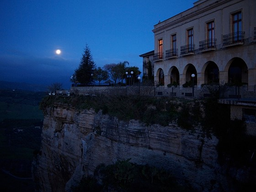
#> input picture LIME/test_images/1.bmp, 256 x 192 px, shrunk from 560 x 420 before the run
$ python main.py   (older library calls are emulated)
#> lines starting #> are read from the running program, lines starting #| are printed output that depends on the picture; long printed decimals are rounded
### LIME/Utils/iocontrol.py
import numpy as np
from skimage import io,img_as_float


def load(impath:str):
#> called with impath = 'test_images/1.bmp'
    init_image = img_as_float(io.imread(impath))
    return init_image

# [5 lines left out: function load_batch, not called in this run]

def save(savepath:str, img:np.ndarray):
    io.imsave(savepath, img)
    return 0

# [4 lines left out: function save_batch, not called in this run]

### LIME/Utils/initial_estimation.py
import numpy
import numpy as np


def get_init_map(init_image: np.ndarray):
    if init_image.shape[2] == 3:
        init_map = np.max(init_image,axis=2)
    else:
        jpg = init_image[:,:,:3]
        init_map = np.max(jpg,axis=2)
    return init_map

# [2 lines that do not run on import are left out]

### LIME/Utils/solvers.py
import numpy as np
import cv2
from LIME.Utils.gradient import gen_D, gen_D_truncated, get_grad_toeplitz, get_grad_toeplitz_transpose, get_magnitude, \
    gen_D_conv, get_grad_conv, gen_grad_kernel
from LIME.Utils.weight_gen import gen_spacial_affinity_kernel, gen_weight
from LIME.Utils.np_add_broadcast import padded_add
from numpy.linalg import norm
# linear algebra for sped_up solver
from scipy.sparse import diags, csr_matrix
from scipy.sparse.linalg import spsolve


class exact_solver():

    def __init__(self, map: np.ndarray, iterations: int = 100, mu0: float = 0.5, rho: float = 1.1, alpha: float = 0.03,
                 gamma: float = 0.8, *args, **kwargs):
        self.iter = iterations  # max iter
        self.map = map  # init map
        self.rho = rho
        self.alpha = alpha
        self.gamma = gamma

        self.m, self.n = self.map.shape
        self.converge = 0
        self.curr_iter = 0

        self.I = np.ones((self.m, self.n))
        self.G = np.zeros((2 * self.m, self.n))
        self.Z = np.zeros((2 * self.m, self.n))
        self.kernel = gen_spacial_affinity_kernel()
        self.W_v = gen_weight(map, 0, self.kernel)
        self.W_h = gen_weight(map, 1, self.kernel)

        self.mu = mu0

    def t_sub(self):
        print('running T sub programme')
        V = self.G - (self.Z / self.mu)

        # since in the paper the D_T*V operator is actually reshape(D_T*vec(V)),
        # and D_T can be written as [D_v_T, D_h_T], bear in mind that V contains both horizontal and vertical entries
        # thus the D_T*V can be written as [D_v_T, D_h_T] [v_v, v_h]_T = D_v_T*v_v + D_h_T*v_h. the following  code
        # is an implementation of this formula
        D_v_T = gen_D_conv(self.m, 0, trans=1)
        D_h_T = gen_D_conv(self.n, 1, trans=1)
        V_h = V[0:self.m, 0:self.n]
        V_v = V[self.m:2 * self.m, 0:self.n]
        mu_D_T_V = self.mu * (np.dot(V_h, D_h_T) + np.dot(D_v_T, V_v))
        # the FFT(D_d) is simply application of the rule: circular convolution in 2_D space is equivalent to multiplication in the frequency domain (2_D_DFT)
        # and since my multiplication with D is equivalent to using the convolve function with grad_kernels, the FFT part is simply translating the kernels
        # into the frequency domain with correct padding (correct dimensions)
        '''d_h = np.zeros((self.m, self.n))
        d_v = np.zeros((self.m, self.n))

        d_h[1, 1] = -1
        d_h[1, 0] = 1
        d_v[1, 1] = -1
        d_v[0, 1] = 1'''
        d_h = gen_grad_kernel(x=1)
        d_v = gen_grad_kernel(x=0)
        F_Dh = np.multiply(np.fft.fftshift(np.fft.fft2(d_h, (self.m, self.n))).conj(), np.fft.fftshift(np.fft.fft2(d_h, (self.m, self.n))))
        F_Dv = np.multiply(np.fft.fftshift(np.fft.fft2(d_v, (self.m, self.n))).conj(), np.fft.fftshift(np.fft.fft2(d_v, (self.m, self.n))))
        # calculate the numerator
        top = 2 * self.map + mu_D_T_V
        numerator = np.fft.fftshift(np.fft.fft2(top))
        # calculate the denominator

        denominator = 2 * self.I + self.mu * (F_Dh + F_Dv)
        # update T and calculate T_grad
        inside = np.divide(numerator, denominator)
        self.T = np.fft.ifft2(np.fft.ifftshift(inside))
        D_h = gen_D_conv(self.n, x=1)
        D_v = gen_D_conv(self.m, x=0)
        self.T_grad = np.vstack((np.dot(self.T, D_h), np.dot(D_v, self.T)))

    def shrinkage(self, threshold: np.ndarray, input: np.ndarray):
        return np.multiply(np.sign(input), np.maximum(np.absolute(input) - threshold, np.zeros_like(input)))

    def g_sub(self):
        print('G')
        threshold = (self.alpha * np.vstack((self.W_h, self.W_v))) / self.mu
        input = self.T_grad + (self.Z / self.mu)
        self.G = self.shrinkage(threshold=threshold, input=input)

    def z_sub(self):
        print('Z')
        self.Z = self.Z + self.mu * (self.T_grad - self.G)
        self.mu = self.mu * self.rho

    def step(self):
        print('Iterating: ' + str(self.curr_iter))
        self.curr_iter += 1
        self.t_sub()
        self.g_sub()
        self.z_sub()

        self.delta = norm(self.T_grad - self.G) / norm(self.map)
        print(self.delta)

    def iterate(self, k: int):
        for i in range(k):
            if self.curr_iter < self.iter and self.converge == 0:
                self.step()

    def gamma_correction(self, epsilon: float = 1e-3):
        self.map_refined_gamma = np.clip(self.T, epsilon, 1) ** self.gamma


class sped_up_solver():
    # [53 lines left out: functions __init__, get_five_points, get_refined_map, not called in this run]


# [3 lines that do not run on import are left out]

### LIME/Utils/weight_gen.py
import numpy as np
import cv2
from scipy.spatial import distance
from scipy.ndimage.filters import convolve
from LIME.Utils.gradient import get_grad_toeplitz

def gen_spacial_affinity_kernel(spatial_sigma: float =3, size: int = 15):

    kernel = np.zeros((size, size))
    for i in range(size):
        for j in range(size):
            kernel[i, j] = np.exp(-0.5 * (distance.euclidean((i, j), (size // 2, size // 2)) ** 2) / (spatial_sigma ** 2))

    return kernel

def gen_weight(map:np.ndarray, x:int, kernel:np.ndarray, strat:int = 3, epsilon:float = 1e-5):
    if strat == 0:
        print('strat 1')
        return np.ones_like(map)
    if strat == 1:
        print('strat 2')
        One = np.ones_like(map)
        grad_T = get_grad_toeplitz(map, int(x == 1))
        return np.divide(One, np.abs(grad_T) + epsilon)
    if strat == 3:
        # print('strat 3')
        grad_T = get_grad_toeplitz(map, int(x == 1))
        numerator = convolve(np.ones_like(map), kernel, mode='constant')
        denominator = np.abs(convolve(grad_T, kernel, mode='constant')) + epsilon
        return numerator / denominator

### LIME/Utils/gradient.py
import scipy.sparse
from scipy.linalg import toeplitz
import numpy as np
import cv2
from scipy.ndimage import convolve

#===========================================
'''List of Functions:
   get_grad_sobel(img: np.ndarray, x: int):
    return grad of img using sobel api from cv2

   gen_grad_kernel(x: int, transpose:int = 0):
    used to generate a standard 3x3 x or y direction gradient filter

   gen_doubly_blocked_toeplitz(kernel: np.ndarray, m: int, n: int):
    used to generate a doubly blocked toeplitz matrix for 2d conv operation

   get_grad_doubly_blocked_toeplitz(map: np.ndarray, x: int):
    used to generate gradient with the gen_toeplitz function

   gen_D(m):, gen_D_truncated(m):
    used to generate a toeplitz matrix for simplified gradient (may be incorrect)

   get_grad_toeplitz(map: np.ndarray, x: int), get_grad_toeplitz_transposed(map: np.ndarray, x: int):
    use matrices generated by gen_D to get gradient, faster than the doubly blocked toeplitz

   get_grad_conv(map: np.ndarray, x:int, trans:int, mode:str = 'wrap):
    use a simple convolution operation to get gradient, quite versatile, can choose padding from 'wrap', 'mirror', 'copy' etc.
   '''

# [19 lines left out: function gen_D_large, not called in this run]
#===============================================#
# easy mode with sobel api
def get_grad_sobel(img: np.ndarray, x: int):
    grad_img = cv2.Sobel(img, cv2.CV_64F, int(x == 1), int(x == 0), ksize=1)
    return grad_img

#==================================================================================================================#
# super hard mode with doubly blocked toeplitz (memory overflow warning lol) recommended with images around 100x100
# the gen_grad_kernel function can be used later by an intermediate method

# [133 lines left out: functions gen_grad_kernel, gen_doubly_blocked_toeplitz, get_grad_doubly_blocked_toeplitz, gen_D, gen_D_truncated, get_grad_toeplitz and 1 more, not called in this run]

#=========================================================
# random function for generating magnitudes, mostly unused
def get_magnitude(a: np.ndarray, b: np.ndarray):
    return np.sqrt(np.square(a) + np.square(b))

#================================================================
# relatively easy method using convolution, with circular padding
# [54 lines left out: functions get_grad_conv, gen_D_conv, not called in this run]
# [12 lines that do not run on import are left out]

### LIME/main.py
import numpy as np
import cv2
import os
import matplotlib.pyplot as plt
from Utils.iocontrol import load, save, load_batch, save_batch

from Utils.initial_estimation import get_init_map
from Utils.solvers import exact_solver, sped_up_solver
from Utils.gradient import gen_D_conv

from Utils.noise_reduction.bilateral_filter import bilateral_filter
from Utils.recompose import recomposer


# from Utils.solvers import exact_solver
def get_img_list(dir: str):
    img_lst = []
    for roots, dirs, files in os.walk(dir):
        for file in files:
            print(file)
            if file.split('.')[-1].lower() in ['jpg', 'png', 'bmp']:
                img_lst.append(os.path.join(roots, file))
    print('Loaded ' + str(len(img_lst)) + ' image(s)')
    return img_lst


def LIME(img: np.ndarray, quick: bool = False, denoise: bool = False, recompose: bool = False, default: bool = True,
         *args, **kwargs):
    init_map = get_init_map(img)
    # get map estimation
    if quick:
        if default:
            solver = sped_up_solver(init_map)
        else:
            solver = sped_up_solver(init_map, kwargs['gamma'], kwargs['alpha'])
        solver.get_refined_map()
        refined_map = np.abs(solver.map_refined)
        refined_map_gamma = np.abs(solver.map_refined_gamma)
    else:
        if default:
            solver = exact_solver(init_map)
#> in get_grad_toeplitz, `extended[m, 0:n] = map[0, 0:n]`: extended: shape (193, 256) float64; min 0, max 1, mean 0.276
#> after the loop in gen_D, `for i in range(m):`:
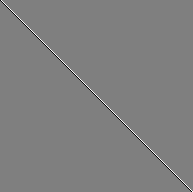
#> D: shape (192, 193) float64; min -1, max 1, mean 0; drawn with min black and max white
#> call 2 of gen_weight, with x = 1, kernel = array of shape (15, 15), strat = 3, epsilon = 1e-05
#> call 2 of get_grad_toeplitz, with x = 1
#> in get_grad_toeplitz (call 2), `extended[0:m, n] = map[0:m, 0]`:
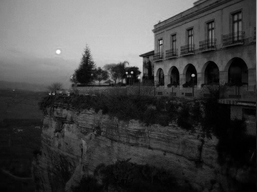
#> extended: shape (192, 257) float64; min 0, max 1, mean 0.274
#> in gen_weight (call 2), `return numerator / denominator`:
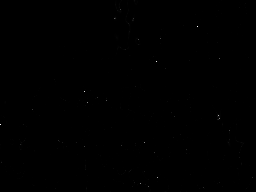
#> returned value: shape (192, 256) float64; min 9.84, max 2965871.2, mean 2399.3; drawn with min black and max white
            solver.iterate(100)
#> the loop in iterate, `for i in range(k):` made 100 passes
#| 0.1293
#| 0.08951
#| 0.07243
#| 0.06206
#| 0.0548
#| 0.04942
#| 0.04516
#| 0.04143
#> (further printed lines are left out)
#> pass 1, in g_sub, `threshold = (self.alpha * np.vstack((self.W_h, self.W_v))) / self.mu`:
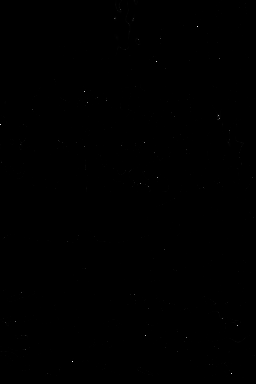
#> threshold: shape (384, 256) float64; min 0.363, max 191003.3, mean 116.6; drawn with min black and max white
        else:
            solver = exact_solver(init_map, kwargs['iterations'], kwargs['mu0'], kwargs['rho'], kwargs['alpha'],
                                  kwargs['gamma'])
            solver.iterate(kwargs['iterations'])
        refined_map = np.abs(solver.T)
        solver.gamma_correction()
        refined_map_gamma = np.abs(solver.map_refined_gamma)
    reflect = np.zeros_like(img)
    for ch in range(img.shape[2]):
        reflect[:, :, ch] = img[:, :, ch] / refined_map
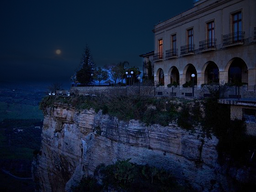
#> reflect: shape (192, 256, 3) float64; mean R, G, B 0.399, 0.58, 0.955; drawn with min black and max white

    R = reflect

    if denoise:
        if kwargs['filter'] == 'bilateral':
            reflect_denoised = bilateral_filter(reflect)
            if recompose:
                reflect_recomposed = recomposer(reflect, reflect_denoised, refined_map)
                R = reflect_recomposed
            else:
                R = reflect_denoised

    enhanced_image = np.zeros_like(img)
    for ch in range(img.shape[2]):
        enhanced_image[:, :, ch] = R[:, :, ch] * refined_map_gamma
    return init_map, refined_map, refined_map_gamma, R, enhanced_image


def LIME_batch(img_lst, *args, **kwargs):
    image_list = []
    for path in img_lst:
        image_list.append(path)
    images = load_batch(image_list)
    enhanced_images = []
    for image in images:
        enhanced_images.append(LIME(image, quick=False, denoise=False, recompose=False, default=True)[4])
    return enhanced_images


if __name__ == '__main__':
    # [8 lines of commented-out code are left out]
    impath = 'test_images/1.bmp'
    image = load(impath)
    init_map, refined_map, refined_map_gamma, R, enhanced_image = LIME(image)
    cv2.imshow('init_image', image)
    cv2.imshow('init_map', init_map)
    cv2.imshow('refined', refined_map)
    cv2.imshow('gamma', refined_map_gamma)
    cv2.imshow('reflect', R)
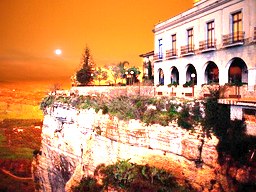
#> window 'reflect': shape (192, 256, 3); mean B, G, R 95.9, 138.1, 198.9
    cv2.imshow('result', enhanced_image)
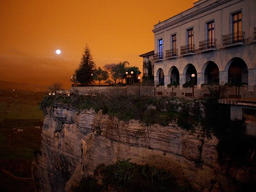
#> window 'result': shape (192, 256, 3); mean B, G, R 27.9, 50.2, 85.3
    cv2.waitKey()
